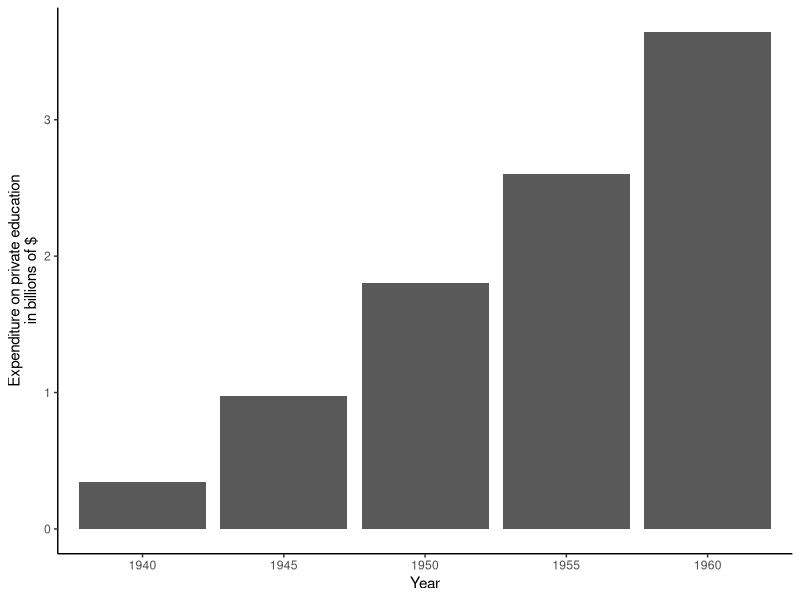
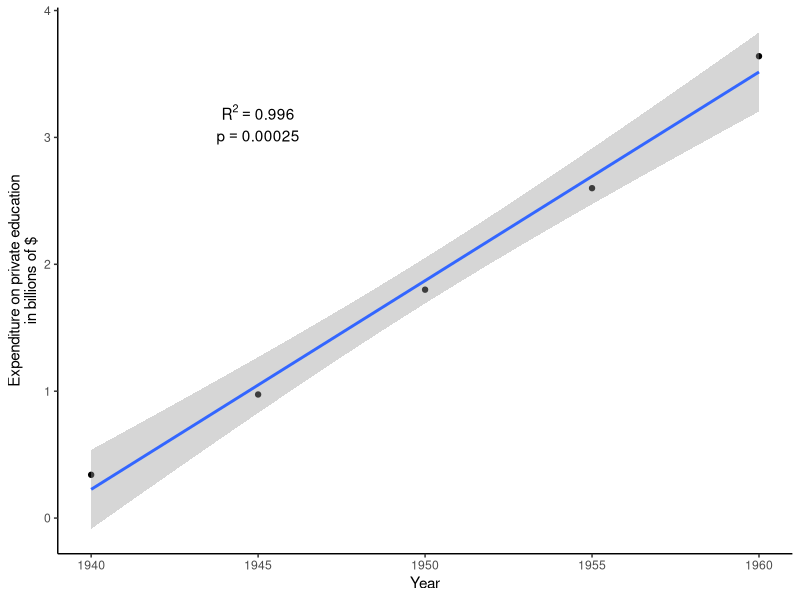
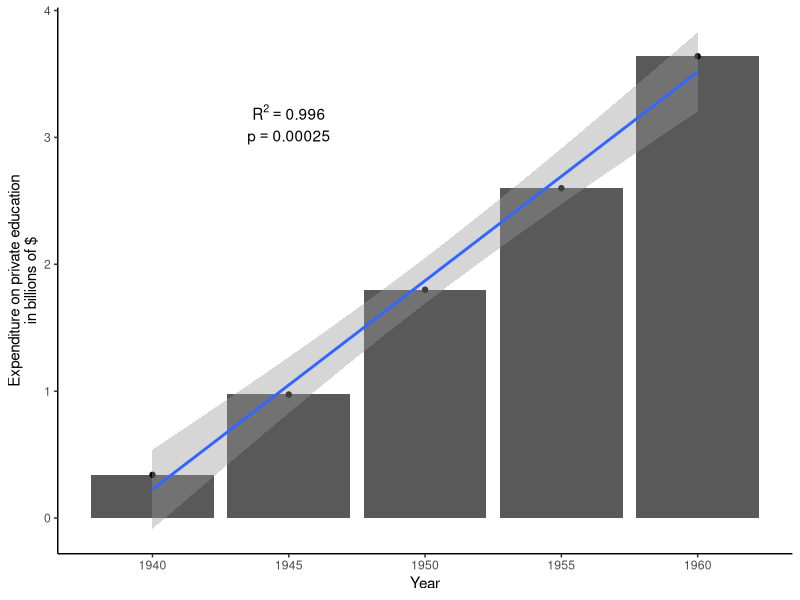

The R script that drew these images, in order:
##title: My short analysis
##author: Vijay

# First we load the packages
library(tidyr)
library(ggplot2)
library(Hmisc)
library(psych)

pers_exp <- USPersonalExpenditure

# Let's look at the data
pers_exp	#it looks like the row names are not actually in the matrix
		#let's fix that

expenditure_type <- rownames(pers_exp)
expenditure_type <- gsub( ' ' , '_' , expenditure_type) # Replace spaces with underscores
rownames(pers_exp) <- NULL
pers_exp <- as.data.frame(pers_exp)
pers_exp <- cbind(expenditure_type,pers_exp)

# Let's look at the data now
pers_exp	#better, but it doesn't look tidy to me
		#let's fix that


pers_exp <- gather( pers_exp , `1940` , `1945` , `1950` , `1955` , `1960` ,
	key = year, value =  expenditure)
pers_exp <- spread( pers_exp , key = expenditure_type , value = expenditure)

# Let's look at the data now
pers_exp	#better

# We should now look at some descriptive stats
# Let's use the describe function from the psych package
psych::describe(pers_exp)

# Okay, that's nice but we really just want the Private Education info

psych::describe(pers_exp$Private_Education)

# This shows a difference between the minumum and maximum values
# with both the mean and median roughly in between.
# This would suggest a general change, but we cannot be sure of the direction.
# A plot might help with this

# Plot private education over time
ggplot( pers_exp , aes( year , Private_Education))+
	geom_bar(stat='identity')+
	labs( x = 'Year' , y = 'Expenditure on private education\nin billions of $') +
	theme_classic()
# This plot shows that expenditure on Private Education has
# increased between 1940 and 1960.

# Let's now see if the correlation between these values is significant

# First calculate correlation and p-value
cor_vals <- rcorr( pers_exp$year , pers_exp$Private_Education )

# Straight up scatter plot
ggplot( pers_exp , aes( x = as.numeric(year) , y = Private_Education)) +
  geom_point() +
  geom_smooth(method='lm') +
  annotate('text' , x = 1945 , y = 3.2 ,
    label = paste('R^2 == ' , round(cor_vals$r[1,2],3) , sep=''), parse = T) +
  annotate('text' , x = 1945 , y = 3 ,
    label = paste('p ==', round(cor_vals$P[1,2],5) , sep=''), parse = T) +
  labs(x = 'Year' , y = 'Expenditure on private education\nin billions of $') +
  theme_classic()

# Bar plot with scatter plot overlay
ggplot( pers_exp , aes( x = as.numeric(year) , y = Private_Education)) +
  geom_bar(stat='identity')+
  geom_point() +
  geom_smooth(method='lm') +
  annotate('text' , x = 1945 , y = 3.2 ,
    label = paste('R^2 == ' , round(cor_vals$r[1,2],3) , sep=''), parse = T) +
  annotate('text' , x = 1945 , y = 3 ,
    label = paste('p ==', round(cor_vals$P[1,2],5) , sep=''), parse = T) +
  labs(x = 'Year' , y = 'Expenditure on private education\nin billions of $') +
  theme_classic()
